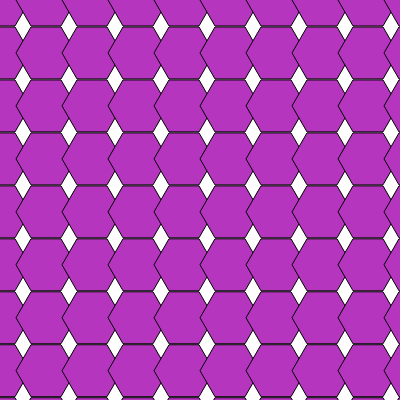
Frame 1 (no input)
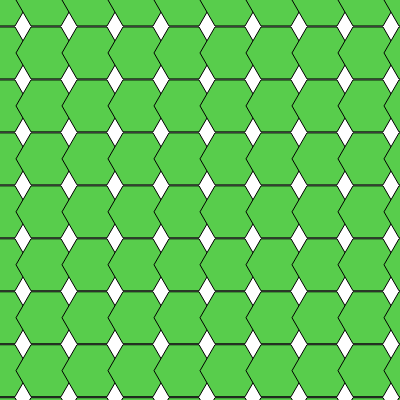
Frame 2 (the mouse pressed at the canvas centre, redrawn once)

The p5.js sketch that drew these frames (run headless with seeded random() and noise() and a simulated clock; the mouse was pressed at the canvas centre and the sketch redrawn once):

// p5.js sketch
// ── sketch.js
function setup() {
  createCanvas(400, 400);
  noLoop();
}

function draw() {
  background(255); 
  let hexSize = 30; 
  let spacing = 1; // Spacing for each shapes
   fill(random(255), random(255), random(255)); //random colors

  for (let x = 0; x < width + hexSize; x += 1.5 * hexSize + spacing) {
    for (let y = 0; y < height + hexSize; y += sqrt(3) * hexSize + spacing) {
      drawHexagon(x, y, hexSize);
    }
  }
}

function drawHexagon(x, y, size) {
  beginShape();
  for (let i = 0; i < 6; i++) {
    let angle = TWO_PI / 6 * i;
    let xOffset = cos(angle) * size;
    let yOffset = sin(angle) * size;
    vertex(x + xOffset, y + yOffset);
  }
  endShape(CLOSE);
}
